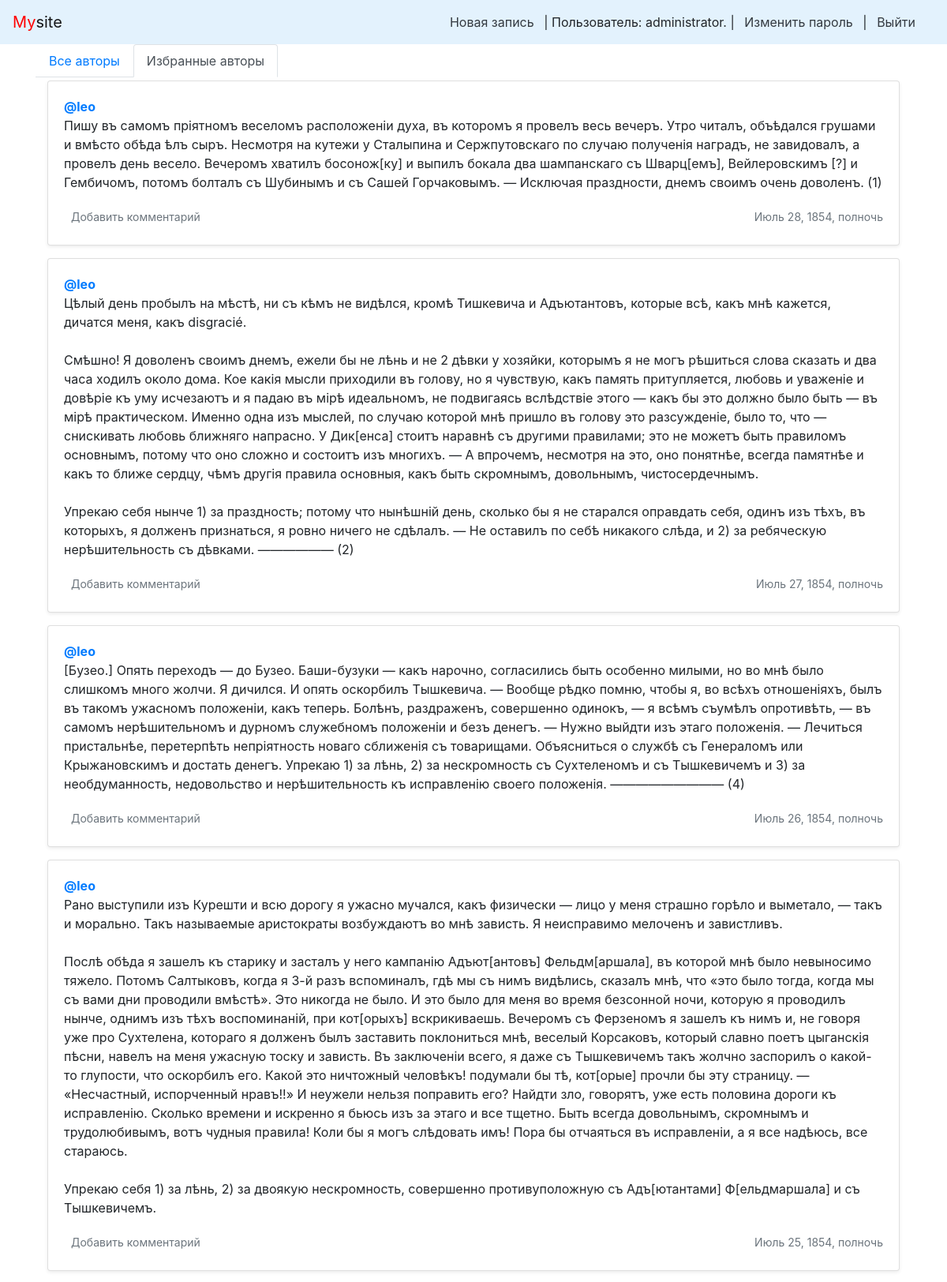
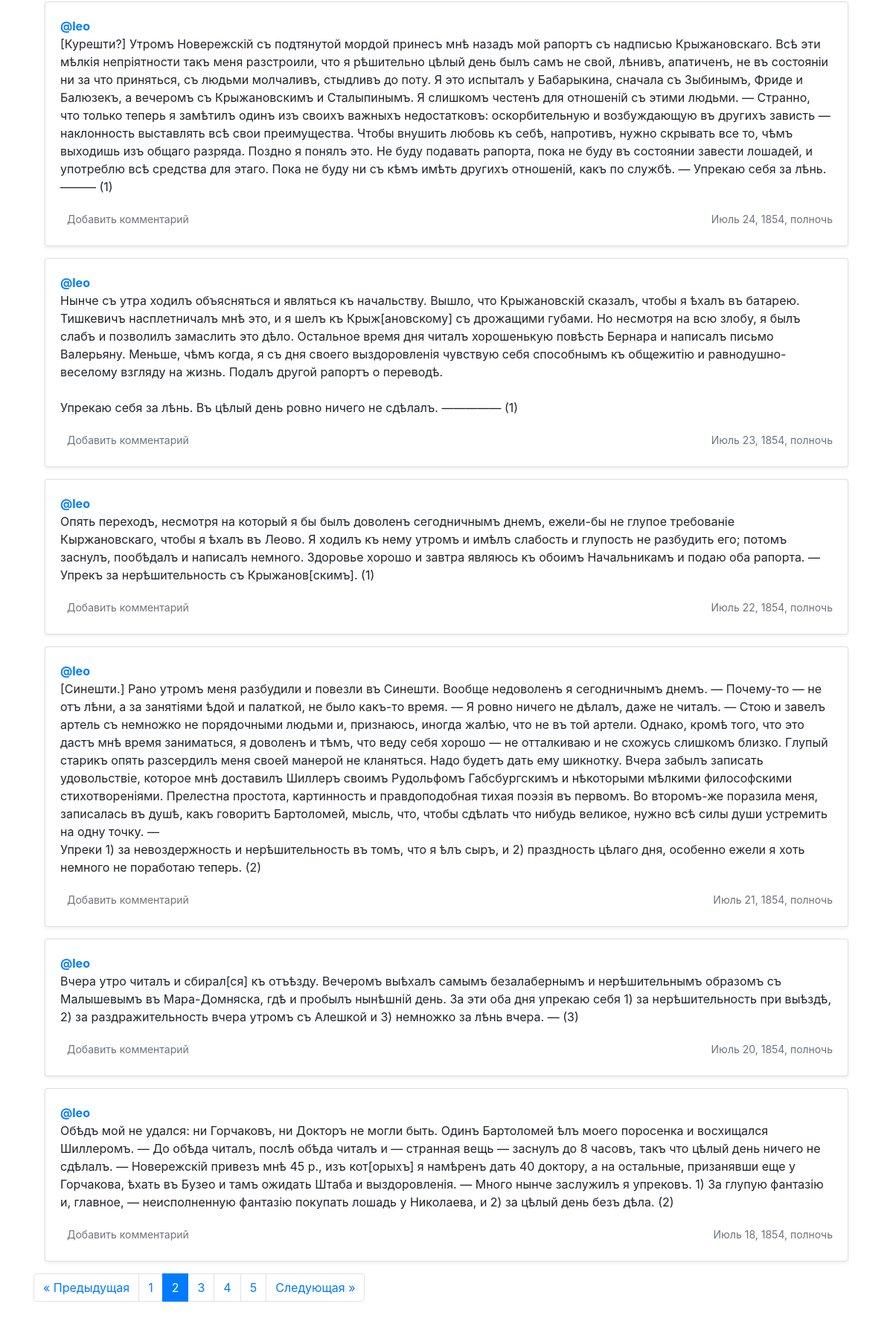
The page /follow/?page=2 (signed in, upper part) on the database its author committed (2 pictures, top to bottom).
### posts/models.py (models this page shows, shortened)
class Post(models.Model):
    text = models.TextField(verbose_name='Текст записи')
    pub_date = models.DateTimeField('Дата публикации', auto_now_add=True, db_index=True)
    author = models.ForeignKey(User, on_delete=models.CASCADE, related_name="posts")  # author_posts
    group = models.ForeignKey(Group, on_delete=models.CASCADE, related_name="posts",  # group_posts
                              blank=True, null=True, verbose_name='Группа')
    image = models.ImageField(upload_to='posts/', blank=True, null=True)
    class Meta:
        ordering = ['-pub_date']

### posts/views.py (the view)
# urls.py: path("follow/", views.follow_index, name="follow_index"),
@login_required
def follow_index(request):
    profile = get_object_or_404(User, username=request.user)
    author_list_queryset = Follow.objects.filter(user=profile)  # noqa
    author_list = [author_list_queryset[i].author.id for i in range(len(author_list_queryset))]
    following = User.objects.filter(username__in=author_list)
    post_list = Post.objects.filter(author__in=author_list).order_by('-pub_date')  # noqa
    cnt_of_posts = post_list.count()
    paginator = Paginator(post_list, 10)
    page_number = request.GET.get('page')  # переменная в URL с номером запрошенной страницы
    page = paginator.get_page(page_number)
    context = {'page': page,
               'paginator': paginator,
               'cnt_of_posts': cnt_of_posts,
               'following': following,
               'profile': profile,
               }
    return render(request, "follow.html", context)

### templates/follow.html (shortened to what this page needs)
{% extends "base.html" %}
{% block content %}
    <div class="container">
           {% include "menu.html" with index=True %}
                {% if cnt_of_posts > 0 %}
                    {% for post in page %}
                        {% include "post_item.html" with post=post %}
                    {% endfor %}
                {% else %}
                    <h1>Вы ещё ни на кого не подписались!</h1>
                    <h5>(Или Авторы ничего не опубликовали)</h5>
                {% endif %}
    </div>
        {% if page.has_other_pages %}
            {% include "paginator.html" with items=page paginator=paginator%}
        {% endif %}
{% endblock %}

### templates/nav.html
<nav class="navbar navbar-light" style="background-color: #e3f2fd;">
    <a class="navbar-brand" href="/"><span style="color:red">My</span>site</a>
    <nav class="my-2 my-md-0 mr-md-3">
        {% if user.is_authenticated %}
        <a class="p-2 text-dark" href="{% url 'new_post' %}">Новая запись</a> |
        Пользователь: {{ user.username }}. |
        <a class="p-2 text-dark" href="{% url 'password_change' %}">Изменить пароль</a> |
        <a class="p-2 text-dark" href="{% url 'logout' %}">Выйти</a>
        {% else %}
        <a class="p-2 text-dark" href="{% url 'login' %}">Войти</a> |
        <a class="p-2 text-dark" href="{% url 'signup' %}">Регистрация</a>
        {% endif %}
    </nav>
</nav>

### templates/post_item.html (shortened to what this page needs)
<div class="card mb-3 mt-1 shadow-sm">
    {% load thumbnail %}
    <div class="card-body">
        <p class="card-text">
            <a name="post_{{ post.id }}" href="{% url 'profile' post.author.username %}">
                <strong class="d-block text-gray-dark">@{{ post.author }}</strong>
            </a>
            {{ post.text|linebreaksbr }}
        </p>
        <div class="d-flex justify-content-between align-items-center">
            <div class="btn-group ">
                <a class="btn btn-sm text-muted" href="{% url 'post' post.author.username post.id %}" role="button">
                    {% if post.comments.exists %}
                    {{ post.comments.count }} комментариев
                    {% else%}
                    Добавить комментарий
                    {% endif %}
                </a>
            </div>
            <small class="text-muted">{{ post.pub_date }}</small>
        </div>
    </div>
</div>

### rows shown on the page
Post: author "leo", text "Пишу въ самомъ пріятномъ веселомъ расположеніи духа, въ которомъ я провелъ весь вечеръ. Утро читалъ, объѣдался грушами и вмѣсто обѣда ѣлъ сыръ. Несмотря на кутежи у Сталыпина и Сержпутовскаго по случаю полученія наградъ, не завидовалъ, а провелъ день весело. Вечеромъ хватилъ босонож[ку] и выпилъ бокала два шампанскаго съ Шварц[емъ], Вейлеровскимъ [?] и Гембичомъ, потомъ болталъ съ Шубинымъ и съ Сашей Горчаковымъ. — Исключая праздности, днемъ своимъ очень доволенъ. (1)", shows "Добавить комментарий", pub_date "Июль 28, 1854, полночь"
Post: author "leo", text "Цѣлый день пробылъ на мѣстѣ, ни съ кѣмъ не видѣлся, кромѣ Тишкевича и Адъютантовъ, которые всѣ, какъ мнѣ кажется, дичатся меня, какъ disgracié. Смѣшно! Я доволенъ своимъ днемъ, ежели бы не лѣнь и не 2 дѣвки у хозяйки, которымъ я не могъ рѣшиться слова сказать и два часа ходилъ около дома. Кое какія мысли приходили въ голову, но я чувствую, какъ память притупляется, любовь и уваженіе и довѣріе къ уму исчезаютъ и я падаю въ мірѣ идеальномъ, не подвигаясь вслѣдствіе этого — какъ бы это должно было быть — въ мірѣ практическом. Именно одна изъ мыслей, по случаю которой мнѣ пришло въ голову это разсужденіе, было то, что — снискивать любовь ближняго напрасно. У Дик[енса] стоитъ наравнѣ съ другими…", shows "Добавить комментарий", pub_date "Июль 27, 1854, полночь"
Post: author "leo", text "[Бузео.] Опять переходъ — до Бузео. Баши-бузуки — какъ нарочно, согласились быть особенно милыми, но во мнѣ было слишкомъ много жолчи. Я дичился. И опять оскорбилъ Тышкевича. — Вообще рѣдко помню, чтобы я, во всѣхъ отношеніяхъ, былъ въ такомъ ужасномъ положеніи, какъ теперь. Болѣнъ, раздраженъ, совершенно одинокъ, — я всѣмъ съумѣлъ опротивѣть, — въ самомъ нерѣшительномъ и дурномъ служебномъ положеніи и безъ денегъ. — Нужно выйдти изъ этаго положенія. — Лечиться пристальнѣе, перетерпѣть непріятность новаго сближенія съ товарищами. Объясниться о службѣ съ Генераломъ или Крыжановскимъ и достать денегъ. Упрекаю 1) за лѣнь, 2) за нескромность съ Сухтеленомъ и съ Тышкевичемъ и 3) за…", shows "Добавить комментарий", pub_date "Июль 26, 1854, полночь"
Post: author "leo", text "Рано выступили изъ Курешти и всю дорогу я ужасно мучался, какъ физически — лицо у меня страшно горѣло и выметало, — такъ и морально. Такъ называемые аристократы возбуждаютъ во мнѣ зависть. Я неисправимо мелоченъ и завистливъ. Послѣ обѣда я зашелъ къ старику и засталъ у него кампанію Адъют[антовъ] Фельдм[аршала], въ которой мнѣ было невыносимо тяжело. Потомъ Салтыковъ, когда я 3-й разъ вспоминалъ, гдѣ мы съ нимъ видѣлись, сказалъ мнѣ, что «это было тогда, когда мы съ вами дни проводили вмѣстѣ». Это никогда не было. И это было для меня во время безсонной ночи, которую я проводилъ нынче, однимъ изъ тѣхъ воспоминаній, при кот[орыхъ] вскрикиваешь. Вечеромъ съ Ферзеномъ я зашелъ къ нимъ и, не…", shows "Добавить комментарий", pub_date "Июль 25, 1854, полночь"
Post: author "leo", text "[Курешти?] Утромъ Новережскій съ подтянутой мордой принесъ мнѣ назадъ мой рапортъ съ надписью Крыжановскаго. Всѣ эти мѣлкія непріятности такъ меня разстроили, что я рѣшительно цѣлый день былъ самъ не свой, лѣнивъ, апатиченъ, не въ состояніи ни за что приняться, съ людьми молчаливъ, стыдливъ до поту. Я это испыталъ у Бабарыкина, сначала съ Зыбинымъ, Фриде и Балюзекъ, а вечеромъ съ Крыжановскимъ и Сталыпинымъ. Я слишкомъ честенъ для отношеній съ этими людьми. — Странно, что только теперь я замѣтилъ одинъ изъ своихъ важныхъ недостатковъ: оскорбительную и возбуждающую въ другихъ зависть — наклонность выставлять всѣ свои преимущества. Чтобы внушить любовь къ себѣ, напротивъ, нужно скрывать все…", shows "Добавить комментарий", pub_date "Июль 24, 1854, полночь"
Post: author "leo", text "Нынче съ утра ходилъ объясняться и являться къ начальству. Вышло, что Крыжановскій сказалъ, чтобы я ѣхалъ въ батарею. Тишкевичъ насплетничалъ мнѣ это, и я шелъ къ Крыж[ановскому] съ дрожащими губами. Но несмотря на всю злобу, я былъ слабъ и позволилъ замаслить это дѣло. Остальное время дня читалъ хорошенькую повѣсть Бернара и написалъ письмо Валерьяну. Меньше, чѣмъ когда, я съ дня своего выздоровленія чувствую себя способнымъ къ общежитію и равнодушно-веселому взгляду на жизнь. Подалъ другой рапортъ о переводѣ. Упрекаю себя за лѣнь. Въ цѣлый день ровно ничего не сдѣлалъ. ————— (1)", shows "Добавить комментарий", pub_date "Июль 23, 1854, полночь"
Post: author "leo", text "Опять переходъ, несмотря на который я бы былъ доволенъ сегодничнымъ днемъ, ежели-бы не глупое требованіе Кыржановскаго, чтобы я ѣхалъ въ Леово. Я ходилъ къ нему утромъ и имѣлъ слабость и глупость не разбудить его; потомъ заснулъ, пообѣдалъ и написалъ немного. Здоровье хорошо и завтра являюсь къ обоимъ Начальникамъ и подаю оба рапорта. — Упрекъ за нерѣшительность съ Крыжанов[скимъ]. (1)", shows "Добавить комментарий", pub_date "Июль 22, 1854, полночь"
Post: author "leo", text "[Синешти.] Рано утромъ меня разбудили и повезли въ Синешти. Вообще недоволенъ я сегодничнымъ днемъ. — Почему-то — не отъ лѣни, а за занятіями ѣдой и палаткой, не было какъ-тο время. — Я ровно ничего не дѣлалъ, даже не читалъ. — Стою и завелъ артель съ немножко не порядочными людьми и, признаюсь, иногда жалѣю, что не въ той артели. Однако, кромѣ того, что это дастъ мнѣ время заниматься, я доволенъ и тѣмъ, что веду себя хорошо — не отталкиваю и не схожусь слишкомъ близко. Глупый старикъ опять разсердилъ меня своей манерой не кланяться. Надо будетъ дать ему шикнотку. Вчера забылъ записать удовольствіе, которое мнѣ доставилъ Шиллеръ своимъ Рудольфомъ Габсбургскимъ и нѣкоторыми мѣлкими…", shows "Добавить комментарий", pub_date "Июль 21, 1854, полночь"
Post: author "leo", text "Вчера утро читалъ и сбирал[ся] къ отъѣзду. Вечеромъ выѣхалъ самымъ безалабернымъ и нерѣшительнымъ образомъ съ Малышевымъ въ Мара-Домняска, гдѣ и пробылъ нынѣшній день. За эти оба дня упрекаю себя 1) за нерѣшительность при выѣздѣ, 2) за раздражительность вчера утромъ съ Алешкой и 3) немножко за лѣнь вчера. — (3)", shows "Добавить комментарий", pub_date "Июль 20, 1854, полночь"
Post: author "leo", text "Обѣдъ мой не удался: ни Горчаковъ, ни Докторъ не могли быть. Одинъ Бартоломей ѣлъ моего поросенка и восхищался Шиллеромъ. — До обѣда читалъ, послѣ обѣда читалъ и — странная вещь — заснулъ до 8 часовъ, такъ что цѣлый день ничего не сдѣлалъ. — Новережскій привезъ мнѣ 45 р., изъ кот[орыхъ] я намѣренъ дать 40 доктору, а на остальные, призанявши еще у Горчакова, ѣхать въ Бузео и тамъ ожидать Штаба и выздоровленія. — Много нынче заслужилъ я упрековъ. 1) За глупую фантазію и, главное, — неисполненную фантазію покупать лошадь у Николаева, и 2) за цѣлый день безъ дѣла. (2)", shows "Добавить комментарий", pub_date "Июль 18, 1854, полночь"

### other values the page prints
{{ user.username }} "administrator"
{{ i }} "1" "3" "4" "5"
{{ i }} "2"
